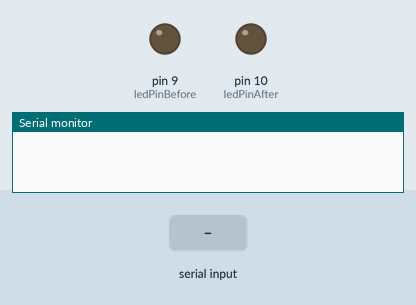
Simulated run of this sketch. Board: Arduino Uno, built with avr-gcc and run on an emulated ATmega328P. Parts: output pins drawn as LEDs (lit = HIGH), the last lines printed to the serial monitor. The test bench sets the inputs (shaded band).

Above: at 1.2 s.
1.3 s: "LED_Before_1\n" received over Serial
At 2.8 s:
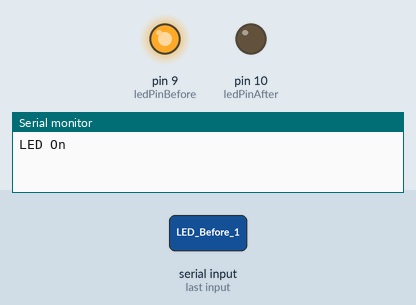
3.1 s: "LED_After_1\n" received over Serial
At 4.4 s:
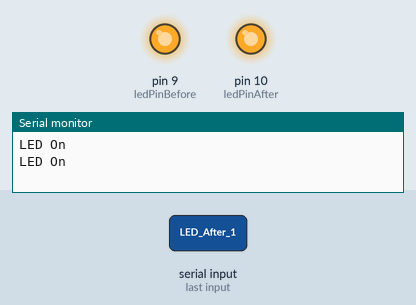
4.9 s: "LED_Before_0\n" received over Serial
At 5.9 s:
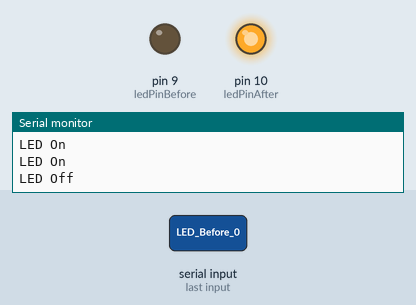
6.7 s: "BRIGHTNESS\n" received over Serial
At 8.5 s:
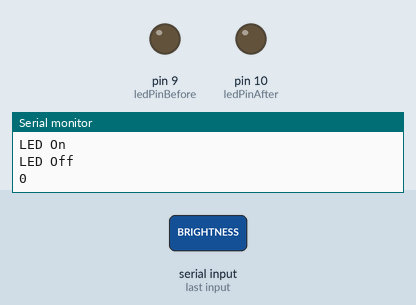
Timing chart, 0 to 9.5 s (numbered marks = the images above; inputs shaded):
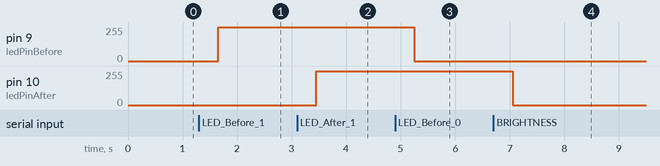

Measured:
- after the input at 1.3 s, pin 9 (ledPinBefore): 0/255 → 254/255 after 0.35 s
- after the input at 3.1 s, pin 10 (ledPinAfter): 0/255 → 254/255 after 0.35 s
- after the input at 4.9 s, pin 9 (ledPinBefore): 254/255 → 0/255 after 0.35 s
- after the input at 6.7 s, pin 10 (ledPinAfter): 254/255 → 0/255 after 0.36 s

The sketch:

Aerosol_Penetrometer_Light_Scattering_Detector_Arduino.ino
```cpp
///////////////////////////////////////////////////////////////////////////////////////////////////////////////////////
// Author: Sebastian Lifka
// Title: Aerosol_Penetrometer_Light_Scattering_Detector_Arduino
// Created: 14. Sep 2020
// Modified: 11. Dec 2020
// Description:
///////////////////////////////////////////////////////////////////////////////////////////////////////////////////////

#include <Wire.h>

const int ledPinBefore = 9;         // PWM pin LED before mask
const int ledPinAfter = 10;         // PWM pin LED after mask
const int analogPinBefore90 = A0;   // Analog read pin before mask 90°
const int analogPinBefore180 = A1;  // Analog read pin before mask 180°
const int analogPinAfter90 = A2;    // Analog read pin after mask 90°
const int analogPinAfter180 = A3;   // Analog read pin after mask 180°
const int baudRate = 9600;
int ledBrightness = 254;            // Initial LED brightness


void setup() {
  pinMode(ledPinBefore, OUTPUT);
  pinMode(ledPinAfter, OUTPUT);
  Serial.begin(baudRate);
}

void loop() {
  String incomingString = readInput();
  delay(150);
  if (incomingString.substring(0,3) == "LED") {
    ledOnOff(incomingString);
    delay(150);
  }
  else if (incomingString.substring(0,10) == "BRIGHTNESS") {
    setLedBrightness(incomingString);
    delay(150);
  }
  else if (incomingString == "READ_DIODE") {
    readDiode(incomingString);
    delay(150);
  }
  else {
    incomingString = "";
    delay(150);
  }
}

String readInput() {
  int numByte;
  char incomingByte;
  String incomingString = "";

  numByte = Serial.available();
  for (int i = 0; i < numByte; i++) {
    incomingByte = Serial.read();

    if (incomingByte != '\n') {
      incomingString += incomingByte;
    }
  }
  return incomingString;
}

void ledOnOff(String incomingString) {
  if (incomingString == "LED_Before_1") {
    analogWrite(ledPinBefore, ledBrightness);
    Serial.println("LED On");
    incomingString = "";
  }
  else if (incomingString == "LED_Before_0") {
    digitalWrite(ledPinBefore, LOW);
    Serial.println("LED Off");
    incomingString = "";
  }
  else if (incomingString == "LED_After_1") {
    analogWrite(ledPinAfter, ledBrightness);
    Serial.println("LED On");
    incomingString = "";
  }
  else if (incomingString == "LED_After_0") {
    digitalWrite(ledPinAfter, LOW);
    Serial.println("LED Off");
    incomingString = "";
  }
}

void setLedBrightness(String incomingString) {
  String tmpString = incomingString.substring(10);
  ledBrightness = tmpString.toInt();
  analogWrite(ledPinBefore, ledBrightness);
  analogWrite(ledPinAfter, ledBrightness);
  Serial.println(ledBrightness);
  incomingString = "";
}

void readDiode(String incomingString) {
  int diodeValueBefore90 = analogRead(analogPinBefore90);
  int diodeValueBefore180 = analogRead(analogPinBefore180);
  int diodeValueAfter90 = analogRead(analogPinAfter90);
  int diodeValueAfter180 = analogRead(analogPinAfter180);
  float diodeVoltageBefore90 = diodeValueBefore90 * (5.0 / 1023.0);
  float diodeVoltageBefore180 = diodeValueBefore180 * (5.0 / 1023.0);
  float diodeVoltageAfter90 = diodeValueAfter90 * (5.0 / 1023.0);
  float diodeVoltageAfter180 = diodeValueAfter180 * (5.0 / 1023.0);
  Serial.print(diodeVoltageBefore90,3);
  Serial.print(';');
  Serial.print(diodeVoltageBefore180,3);
  Serial.print(';');
  Serial.print(diodeVoltageAfter90,3);
  Serial.print(';');
  Serial.print(diodeVoltageAfter180,3);
  Serial.println();

  incomingString = "";
}
```
